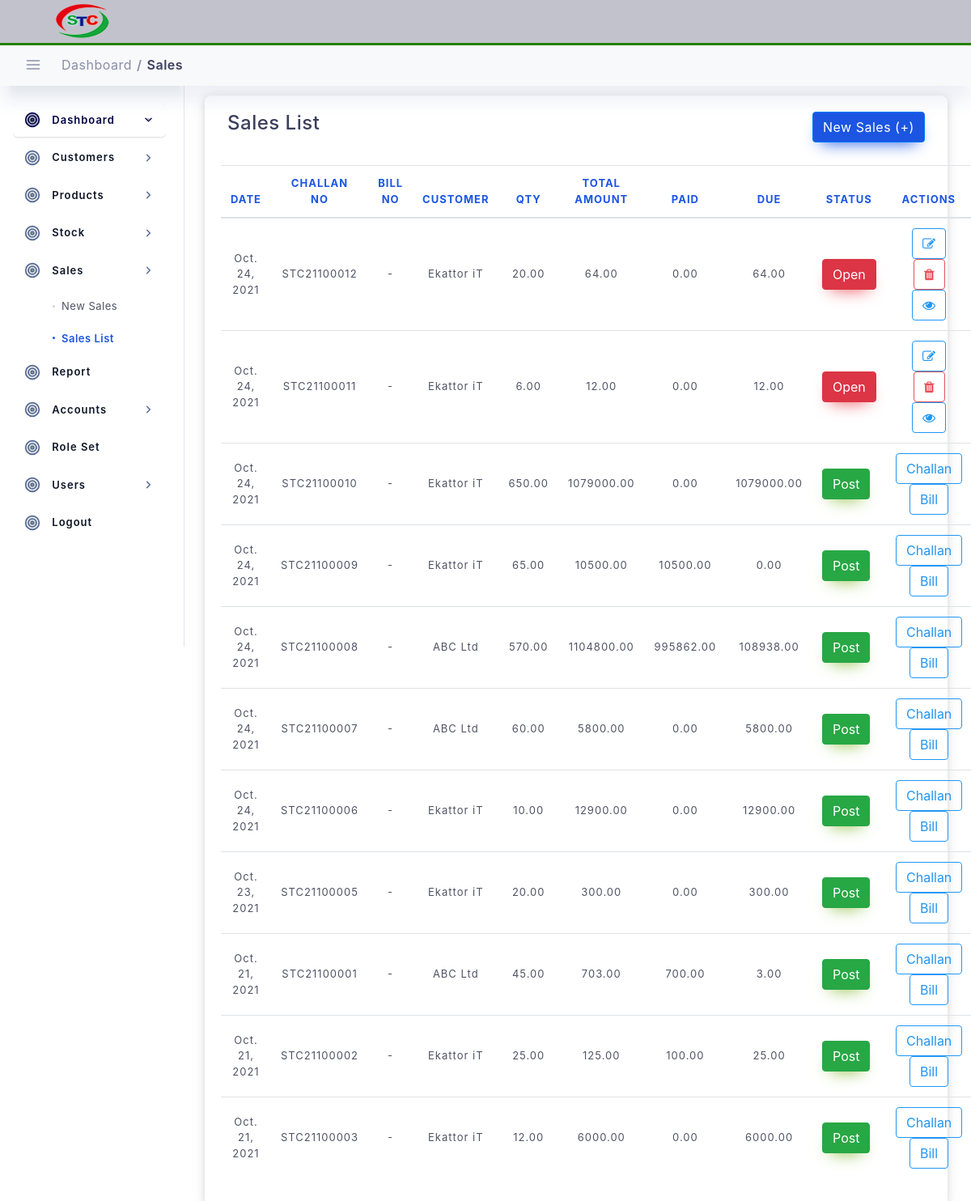
The page /sales/sales (signed in) on the database as committed earlier.
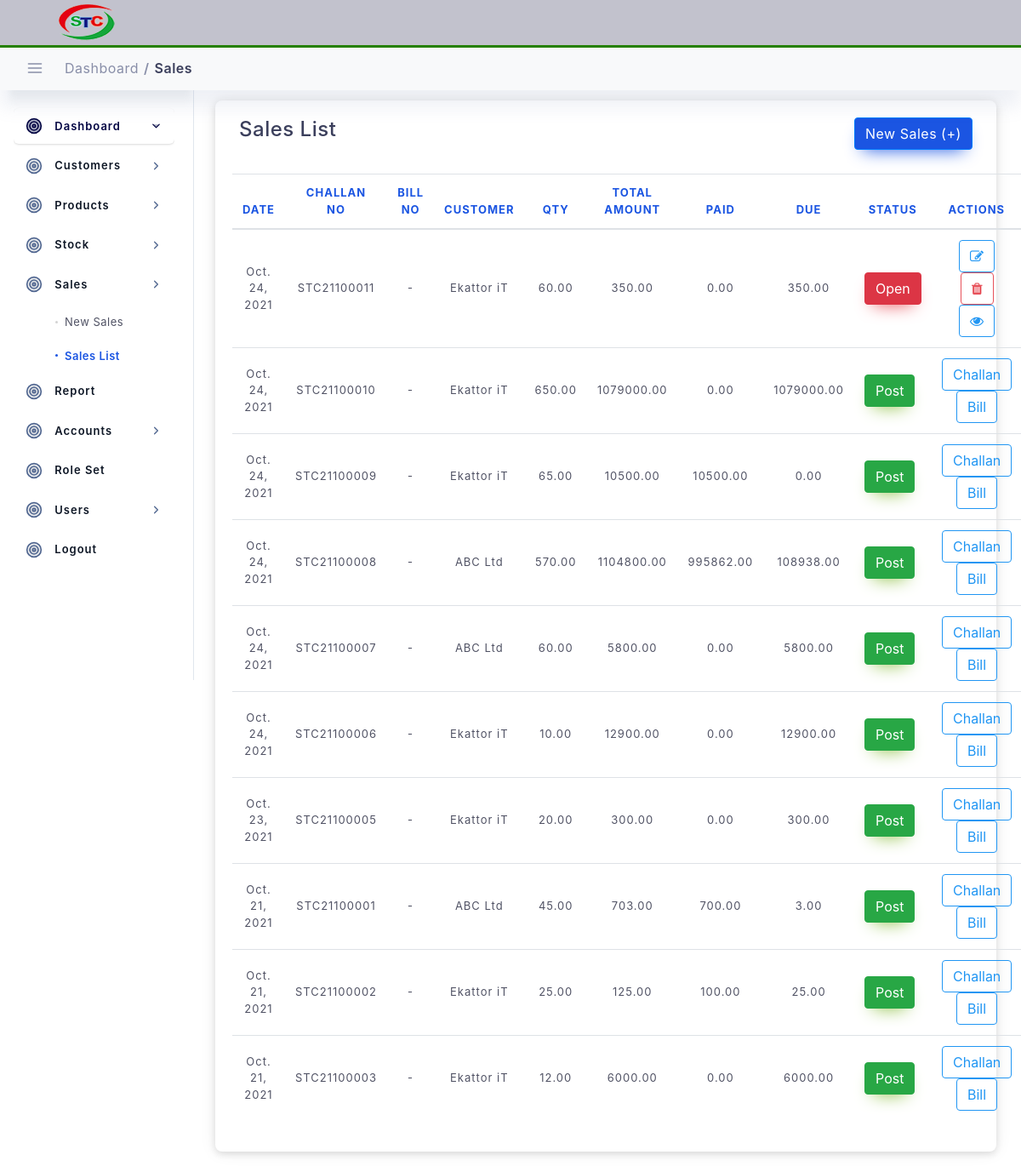
The same page on the database as committed later.
### sales/models.py (models this page shows, shortened)
class SalesParent(models.Model):
    created_at = models.DateTimeField(blank=True, null=True, auto_now_add=True)
    updated_at = models.DateTimeField(blank=True, null=True, auto_now=True)
    order_date = models.DateField(blank=True, null=True)
    invoice_no = models.CharField(max_length=100, primary_key=True, default=invoice_no_generate)
    customer = models.ForeignKey(Customers, on_delete=models.DO_NOTHING, )
    address = models.CharField(max_length=200, blank=True, null=True)
    phone = models.CharField(max_length=20, blank=True, null=True)
    warehouse = models.ForeignKey(Warehouse, on_delete=models.DO_NOTHING, )
    quantity = models.DecimalField(max_digits=20, decimal_places=2, )
    total_amount = models.DecimalField(max_digits=20, decimal_places=2)
    paid_amount = models.DecimalField(max_digits=20, decimal_places=2, default=0.0)
    due_amount = models.DecimalField(max_digits=20, decimal_places=2, default=0.0)
    status = models.CharField(max_length=20, default="Open")
    author = models.ForeignKey(User, on_delete=models.DO_NOTHING, )
    is_active = models.BooleanField(default=True)

### setup_data/models.py (models this page shows)
class Customers(models.Model):
    created_at = models.DateTimeField(blank=True, null=True, auto_now_add=True)
    updated_at = models.DateTimeField(blank=True, null=True, auto_now=True)
    customer_code = models.CharField(max_length=20, primary_key=True, default=customer_code)
    customer_name = models.CharField(max_length=100, )
    customer_address = models.CharField(max_length=100, blank=True, null=True)
    phone = models.CharField(max_length=20, blank=True, null=True)
    email = models.CharField(max_length=100, blank=True, null=True)
    bin_no = models.CharField(max_length=100, blank=True, null=True)
    author = models.ForeignKey(User, on_delete=models.DO_NOTHING, )
    is_active = models.BooleanField(default=True)
    def __str__(self):
        return self.customer_name

### sales/views.py (the view)
# urls.py: path('sales', views.SalesListView.as_view(), name="sales-list"),
class SalesListView(LoginRequiredMixin, ListView, ):
    model = SalesParent  # Model I want to Covert to List
    template_name = 'sales/sales.html'  # Template Name
    context_object_name = 'sales'  # Change default name of objectList
    ordering = ['-order_date', '-updated_at']  # Ordering post LIFO
    paginate_by = 20  # number of page I want to show in single page
    def get_context_data(self, **kwargs):
        context = super().get_context_data(**kwargs)
        context["title"] = "Sales List"
        context["nav_bar"] = "sales"
        context['stocks_list'] = self.model.objects.all()
        return context

### templates/sales/sales.html (shortened to what this page needs)
{% extends "main/base.html" %}
{% load static %}
{% block content %}
<div class="col-lg-12 p-4">
    <div class="statbox widget box box-shadow">
        <div class="widget-header">
            <div class="row">
                <div class="mb-1 col-lg-8">
                    <h4>Sales List</h4>
                </div>
                <div class="mb-1 col-lg-4">
                    <a href="{% url 'new-sales' %}" class="btn btn-primary float-right">New Sales (+)</a>
                </div>
            </div>
        </div>
        <br>
        <div class="scrollme">
            <table class="table table-hover" id="dataTable">
                <thead>
                <tr>
                    <th class="text-center">Date</th>
                    <th class="text-center">Challan No</th>
                    <th class="text-center">Bill No</th>
                    <th class="text-center">Customer</th>
                    <th class="text-center">Qty</th>
                    <th class="text-center">Total Amount</th>
                    <th class="text-center">Paid</th>
                    <th class="text-center">Due</th>
                    <th class="text-center">Status</th>
                    <th class="text-center">Actions</th>
                </tr>
                </thead>
                <tbody>
                {% for item in sales %}
                <tr>
                    <td class="text-center">{{item.order_date}}</td>
                    <td class="text-center">{{item.invoice_no}}</td>
                    <td class="text-center">-</td>
                    <td class="text-center">{{item.customer}}</td>
                    <td class="text-center">{{item.quantity}}</td>
                    <td class="text-center">{{item.total_amount}}</td>
                    <td class="text-center">{{item.paid_amount}}</td>
                    <td class="text-center">{{item.due_amount}}</td>
                    <td class="text-align:center">
                        {% if item.status == "Open" %}
                        <button type="button" class="modal-popup btn btn-danger"
                                data-qty={{item.quantity}}
                                data-toggle="modal" data-target="#postmodal{{item.invoice_no}}">
                            {{item.status}}
                        </button>
                        {% else %}
                        <a>
                            <button class="btn btn-success">{{item.status}}</button>
                        </a>
                        {% endif %}
                    </td>
                    <td class="text-center">
                        {% if item.status == "Open" %}
                        <a href="{% url 'print-challan' invoice_no=item.invoice_no %}" >
                            <button class="btn btn-outline-info"><i class="fa fa-edit"></i></button>
                        </a>
                          <button class="btn btn-outline-danger" data-toggle="modal"
                                            data-target="#deletemodal{{item.invoice_no}}">
                                        <i class="fa fa-trash"></i></button>
                        <button type="button" class="btn btn-outline-info" data-toggle="modal"
                                data-target="#exampleModal" id="{{item.invoice_no}}" onclick="sales_list(this.id)" ;>
                            <i class="fa fa-eye"></i>
                        </button>
                        {% else %}
                        <a href="{% url 'print-challan' invoice_no=item.invoice_no %}" target="_blank"><button class="btn btn-outline-info">Challan</button></a>
                        <a href="{% url 'print-bill' invoice_no=item.invoice_no %}" target="_blank"><button class="btn btn-outline-info">Bill</button></a>
                        {% endif %}
                    </td>
                </tr>
                {% endfor %}
                </tbody>
            </table>
        </div>
    </div>
</div>
{% endblock content %}

Rows that differ between the two databases and show on the page:
removed SalesParent: order_date "Oct. 24, 2021", invoice_no "STC21100012", customer "Ekattor iT", quantity "20.00", total_amount "64.00", paid_amount "0.00", due_amount "64.00", status "Open"
changed SalesParent "Open": quantity "6.00" → "60.00"; total_amount "12.00" → "350.00"; due_amount "12.00" → "350.00"
